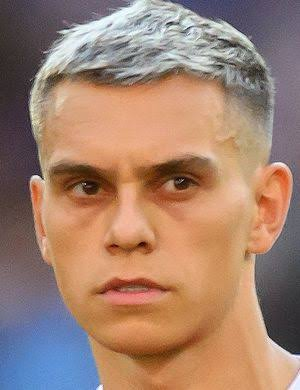
#> input picture OpenCV/CascadeDetection/trossard.jpg, 300 x 390 px, found by its file name
$ python img_eye_detection.py
#> lines starting #> are read from the running program, lines starting #| are printed output that depends on the picture; after the words box and inside, x2 and y2 are one past the last pixel; in counts of white or black regions, pixels touching at a corner belong together
import cv2

img = cv2.imread(r"C:\Users\Muharrem\Documents\GitHub\ArtekEgitim1\OpenCV\CascadeDetection\trossard.jpg")
#> img is the input picture: shape (390, 300, 3); mean B, G, R 111.7, 129.9, 162.8

face_cascade = cv2.CascadeClassifier(r"C:\Users\Muharrem\Downloads\haarcascade_frontalface_alt.xml")
eye_cascade = cv2.CascadeClassifier(r"C:\Users\Muharrem\Downloads\haarcascade_eye.xml")

gray = cv2.cvtColor(img, cv2.COLOR_BGR2GRAY)
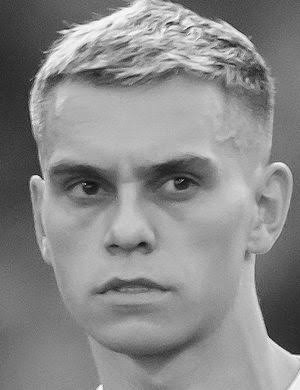
#> gray: shape (390, 300); min 5, max 254, mean 137.7
faces = face_cascade.detectMultiScale(gray, 1.3, 5)
#> faces = [[17, 99, 240, 240]]

for (x, y, w, h) in faces:
    cv2.rectangle(img,(x,y),(x+w,y+h),(255,0,0),2)
#> this loop made 1 pass
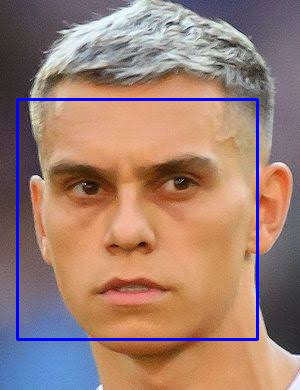
#> img: shape (390, 300, 3); 2.46% of pixels changed, all inside (x1, y1, x2, y2) = (16, 98, 259, 341)

img2 = img[y:y+h, x:x+w]
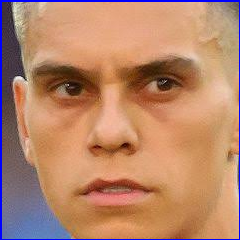
#> img2: shape (240, 240, 3); mean B, G, R 106.7, 133.5, 183.6
gray2 = gray[y:y+h, x:x+w]
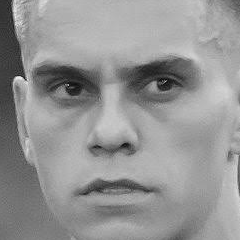
#> gray2: shape (240, 240); min 5, max 243, mean 148

eyes = eye_cascade.detectMultiScale(gray2, 1.3, 5)
#> eyes = [[36, 55, 63, 63], [124, 53, 62, 62]]

for (ex, ey, ew, eh) in eyes:
    cv2.rectangle(img2,(ex,ey),(ex+ew,ey+eh),(0,255,0),2)
#> this loop made 2 passes
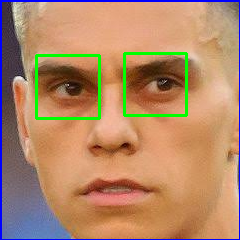
#> img2: shape (240, 240, 3); 2.59% of pixels changed, all inside (x1, y1, x2, y2) = (35, 52, 188, 120)

cv2.imshow('img', img)
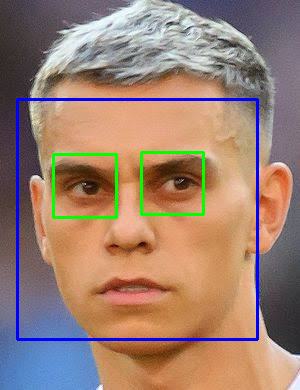
#> window 'img': shape (390, 300, 3); mean B, G, R 114, 128.3, 156.4

cv2.waitKey(0)
cv2.destroyAllWindows()
